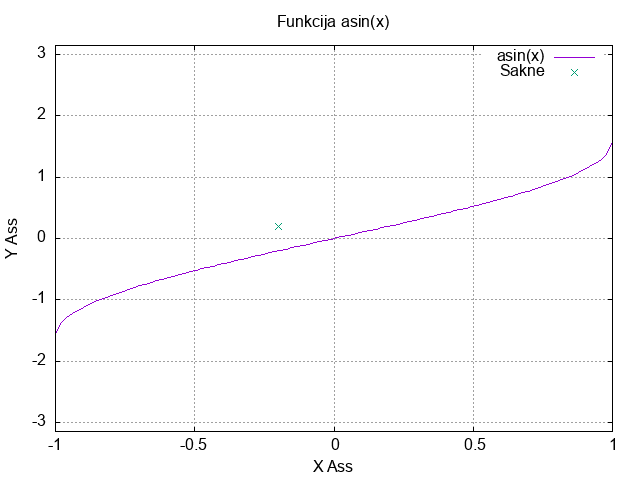

Generate this figure with gnuplot:
#!/usr/bin/gnuplot --persist
set title "Funkcija asin(x)"
set xlabel "X Ass"
set ylabel "Y Ass"
set grid

set xrange[-1:1]
set yrange[-pi:0pi]
set style line 2 lc rgb 'black' 

plot asin(x), \
"Roots.dat" every ::1 using 1:2 with points title "Sakne"



set term png
set output "grafiks.png"


